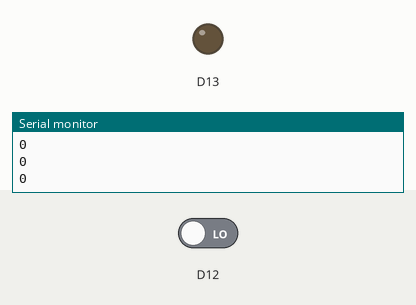
Bench run of a sketch on a simulated Arduino Zero (SAMD21). Shown: output pins drawn as LEDs (lit = HIGH), the last lines printed to the serial monitor. The inputs (shaded band) are chosen by the test bench; at power-on: D12 LOW.

Above: at 1.2 s.
1.3 s: D12 driven HIGH
At 1.9 s:
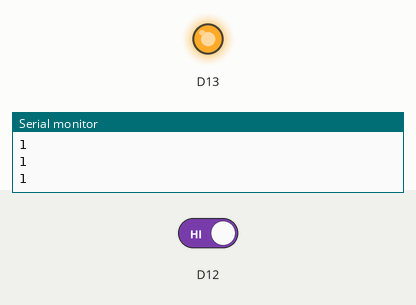
2.8 s: D12 driven LOW
At 4.3 s:
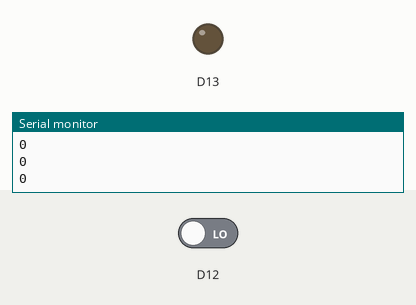
Timing chart, 0 to 5.8 s (numbered marks = the images above; inputs shaded):
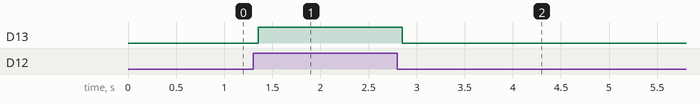

The sketch:

Halltest.ino
```cpp
void setup() {
  // put your setup code here, to run once:

  pinMode(12, INPUT);
  pinMode(13, OUTPUT);

  SerialUSB.begin(9600);
  while (!SerialUSB)
    ;
}

void loop() {
  // put your main code here, to run repeatedly:

  int heffect = digitalRead(12);
  delay(50);

  SerialUSB.println(heffect);
  if (heffect == HIGH) {
    digitalWrite(13, HIGH);
  } else {
    digitalWrite(13, LOW);
  }

}
```

Measured:
- after the input at 1.3 s, D13: LOW → HIGH after 0.05 s
- after the input at 2.8 s, D13: HIGH → LOW after 0.05 s
